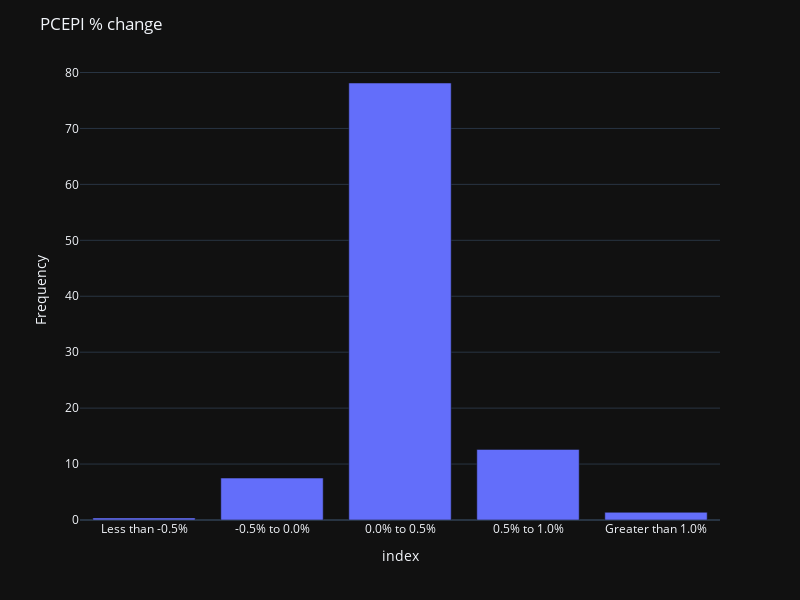

Notebook code for this chart:
### Code cell
fig = px.bar(occurrence_frequencies, x=occurrence_frequencies.index, y='Probability %')

fig = px.bar(
    occurrence_frequencies,
    x=occurrence_frequencies.index,
    y='Probability %',
)

fig.update_layout(
    title=dict(text='PCEPI % change'),
    width=800,
    height=600,
    yaxis=dict(title="Frequency"),
    hovermode="x unified",
    template="plotly_dark"
)

fig.show()

### Figure 1 — Plotly figure (JSON) as saved in the notebook; plotly's stock layout.template omitted (floating-point values rounded to 4 significant figures)
{"data": [{"hovertemplate": "index=%{x}<br>Probability %=%{y}<extra></extra>", "legendgroup": "", "marker": {"color": "#636efa", "pattern": {"shape": ""}}, "name": "", "orientation": "v", "showlegend": false, "textposition": "auto", "type": "bar", "x": ["Less than -0.5%", "-0.5% to 0.0%", "0.0% to 0.5%", "0.5% to 1.0%", "Greater than 1.0%"], "xaxis": "x", "y": [0.375, 7.5, 78.12, 12.62, 1.375], "yaxis": "y"}], "layout": {"barmode": "relative", "height": 600, "hovermode": "x unified", "legend": {"tracegroupgap": 0}, "margin": {"t": 60}, "title": {"text": "PCEPI % change"}, "width": 800, "xaxis": {"anchor": "y", "domain": [0, 1], "title": {"text": "index"}}, "yaxis": {"anchor": "x", "domain": [0, 1], "title": {"text": "Frequency"}}}}
